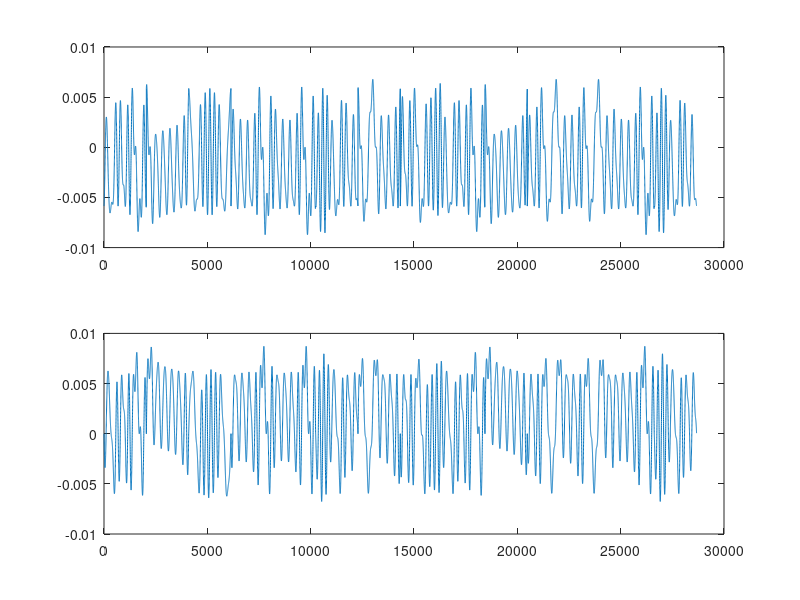
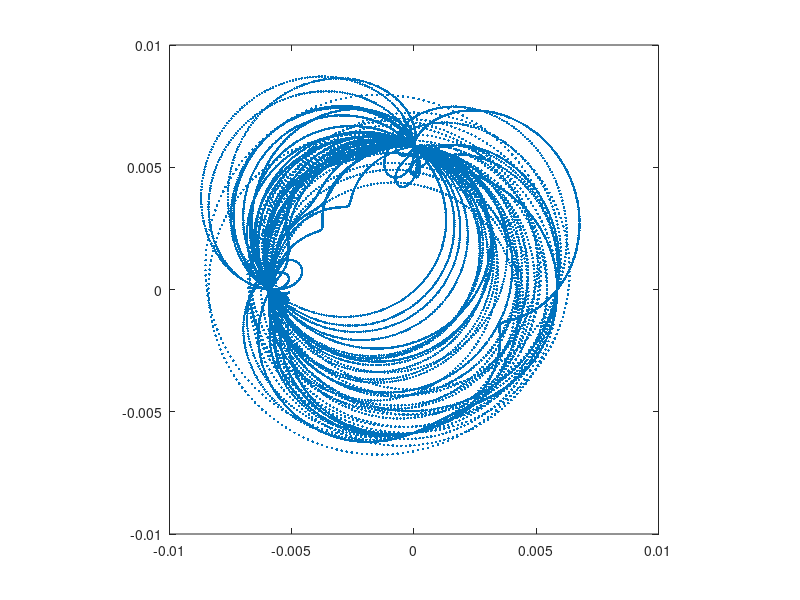
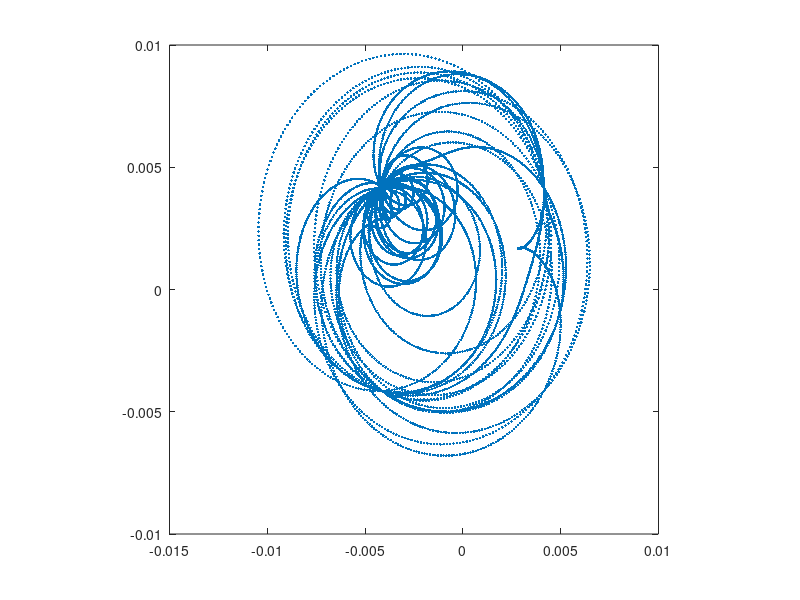

MATLAB code for these plots, in order:
%M=[0xFFFFFFFF, 0x4BA5A933, 0x7D910E5A, 0x6D26339C, 0x71C7C3E0,0x7E0FFC00, 0x731D8E64, 0x6B44F5B0, 0x7DC218EC, 0x4DA1B746, 0x42F0FFFF]''
M = [4294967295,   1269147955,   2106658394,   1831220124,   1908917216,   2114976768,   1931316836, 1799681456,   2109872364,   1302443846,   1123090431];

% K=11 bit, S=14 symbols
C11_3gpp=zeros(2048,14*12);
cw_QPSK = zeros(16,1);
cw = zeros(32,1);
for C=0:2047, % C is in the input c-sequence, C=[c0 c1 c2 ... c(K-1)]
%  a
  D=mod(C,2)*M(1); % D is the d-sequence, D=[d0 d1 d2 ... d31];
  for n=2:11,
    D = bitxor(D,(mod(floor(C*(2^(1-n))),2)*M(n)));
  end
  for n=0:2:31 % This is pi/2-BPSK
    bit0=(1-(2*mod(floor(D/(2^n)),2)));
    bit1=(1-(2*mod(floor(D/(2^(n+1))),2)));
    cw(1+n) = bit0;
    cw(2+n) = sqrt(-1)*bit1; % to use normal BPSK, remove the pi/2 rotation
    cw_QPSK(1+(n/2)) = (bit0 + sqrt(-1)*bit1)/sqrt(2);
  end
  idx=0;
  for symb=0:13,
    for re=0:11,
      if (symb==3 | symb==10)
         C11_3gpp(1+C,1+(symb*12)+(0:11)) = ones(1,12); 
         C11_3gpp_QPSK(1+C,1+(symb*12)+(0:11)) = ones(1,12); 
         symb=symb+1;
      end
%      fprintf("symb %d,re %d\n",symb,re);
      C11_3gpp(1+C,1+(symb*12)+re) = cw(1+rem(idx,32)); % rate-matching of the cw-sequence
      C11_3gpp_QPSK(1+C,1+(symb*12)+re) = cw_QPSK(1+rem(idx,16)); % rate-matching of the cw-sequence
      idx=idx+1;
    end
   end
end

% C is the code sequence to be generated
C=77;
c0_t=[];
c0_t_QPSK=[];
for symb=0:13,
% extract OFDM symbols "symb" from coded sequence and do the DFT-precoding (SC-FDMA in the lecture slides)
  if (symb==3) 
    symb=4;
  end
  if (symb==10)
    symb=11;
  end
  c0_f = fft(C11_3gpp(1+C,1+(symb*12) + (0:11)));
  c0_f_QPSK = fft(C11_3gpp_QPSK(1+C,1+(symb*12) + (0:11)));
  c0_t = [c0_t ifft(c0_f,2048)];
  c0_t_QPSK = [c0_t_QPSK ifft(c0_f_QPSK,2048)];
end

figure(1)
subplot(211)
plot(real(c0_t));
subplot(212)
plot(imag(c0_t));
figure(2)
plot(real(c0_t),imag(c0_t),'.')
axis('square') 
figure(3)
plot(real(c0_t_QPSK),imag(c0_t_QPSK),'.')
axis('square')

% receiver

SNRdB = 3;
SNR=10^(.1*SNRdB);
R = sqrt(SNR) * C11_3gpp(1+C,:) + randn(1,168) + sqrt(-1)*randn(1,168);

nc_corr = abs(R * C11_3gpp');